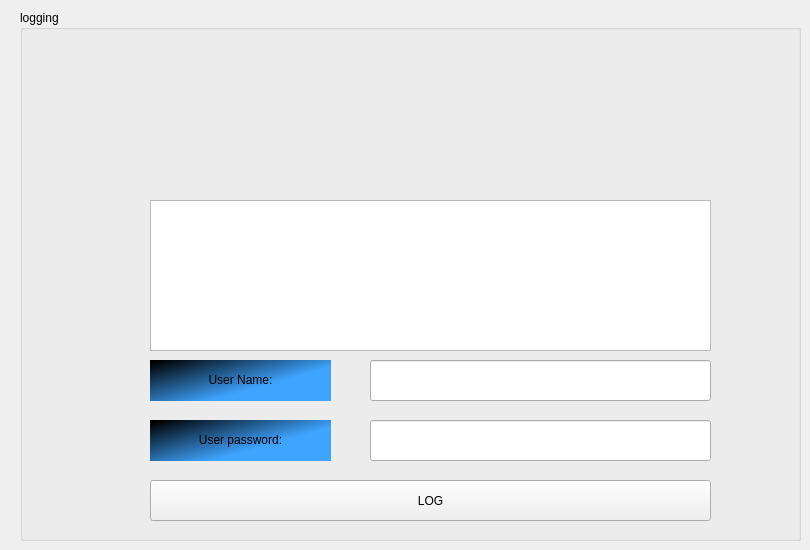
    <widget class="QWidget" name="logging">
     <attribute name="title">
      <string>logging</string>
     </attribute>
     <widget class="QGroupBox" name="logging_2">
      <property name="geometry">
       <rect>
        <x>20</x>
        <y>10</y>
        <width>781</width>
        <height>531</height>
       </rect>
      </property>
      <property name="title">
       <string>logging</string>
      </property>
      <widget class="QLabel" name="label">
       <property name="geometry">
        <rect>
         <x>130</x>
         <y>350</y>
         <width>181</width>
         <height>41</height>
        </rect>
       </property>
       <property name="styleSheet">
        <string notr="true">font: 16pt &quot;Segoe UI&quot;;
color: rgb(0, 0, 0);
background-color: qlineargradient(spread:pad, x1:0, y1:0.0681818, x2:0.744318, y2:0.665, stop:0 rgba(0, 0, 0, 255), stop:0.886364 rgba(62, 164, 255, 255));</string>
       </property>
       <property name="text">
        <string>&lt;html&gt;&lt;head/&gt;&lt;body&gt;&lt;p align=&quot;center&quot;&gt;User Name:&lt;/p&gt;&lt;/body&gt;&lt;/html&gt;</string>
       </property>
      </widget>
      <widget class="QLabel" name="label_2">
       <property name="geometry">
        <rect>
         <x>130</x>
         <y>410</y>
         <width>181</width>
         <height>41</height>
        </rect>
       </property>
       <property name="styleSheet">
        <string notr="true">font: 16pt &quot;Segoe UI&quot;;
color: rgb(0, 0, 0);
background-color: qlineargradient(spread:pad, x1:0, y1:0.0681818, x2:0.744318, y2:0.665, stop:0 rgba(0, 0, 0, 255), stop:0.886364 rgba(62, 164, 255, 255));</string>
       </property>
       <property name="text">
        <string>&lt;html&gt;&lt;head/&gt;&lt;body&gt;&lt;p align=&quot;center&quot;&gt;User password:&lt;/p&gt;&lt;/body&gt;&lt;/html&gt;</string>
       </property>
      </widget>
      <widget class="QLineEdit" name="LEUserName">
       <property name="geometry">
        <rect>
         <x>350</x>
         <y>350</y>
         <width>341</width>
         <height>41</height>
        </rect>
       </property>
      </widget>
      <widget class="QLineEdit" name="LEUserPassword">
       <property name="geometry">
        <rect>
         <x>350</x>
         <y>410</y>
         <width>341</width>
         <height>41</height>
        </rect>
       </property>
      </widget>
      <widget class="QPushButton" name="PBLog">
       <property name="geometry">
        <rect>
         <x>130</x>
         <y>470</y>
         <width>561</width>
         <height>41</height>
        </rect>
       </property>
       <property name="styleSheet">
        <string notr="true">font: 18pt &quot;Segoe UI&quot;;</string>
       </property>
       <property name="text">
        <string>LOG</string>
       </property>
      </widget>
      <widget class="QListWidget" name="LWLogging">
       <property name="geometry">
        <rect>
         <x>130</x>
         <y>190</y>
         <width>561</width>
         <height>151</height>
        </rect>
       </property>
       <property name="styleSheet">
        <string notr="true">font: 12pt &quot;Segoe UI&quot;;</string>
       </property>
      </widget>
     </widget>
    </widget>
